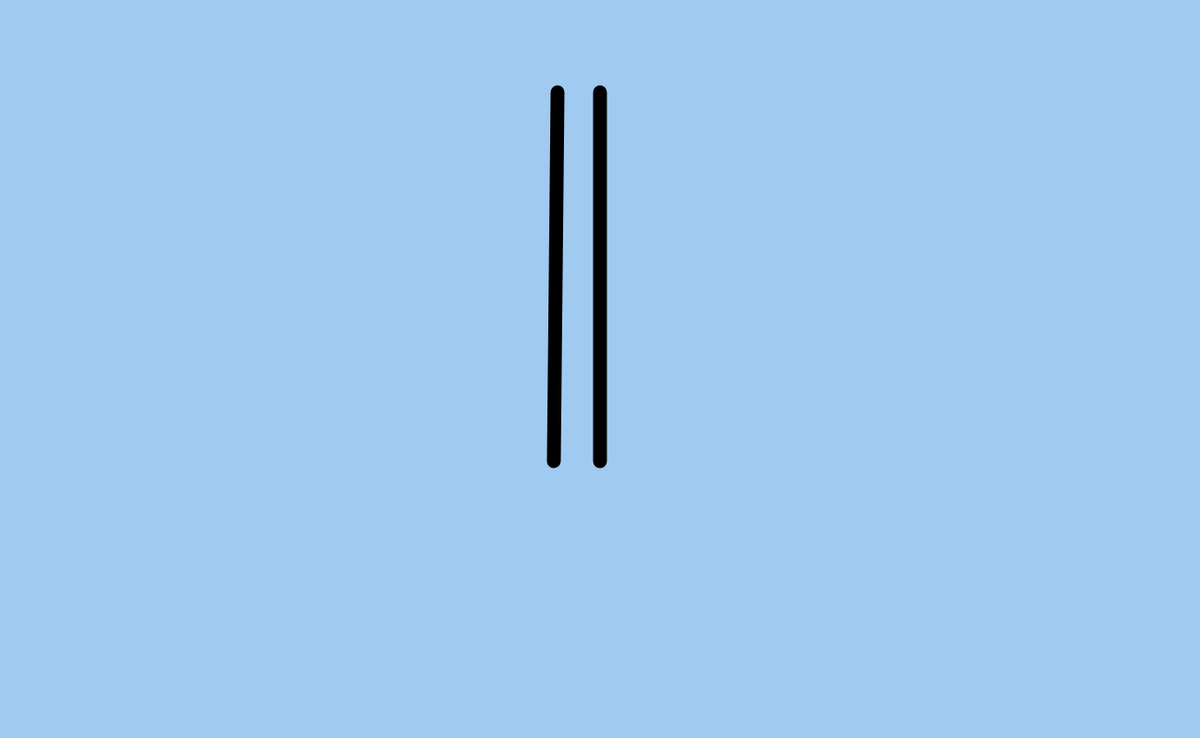
Frame 1 (no input)
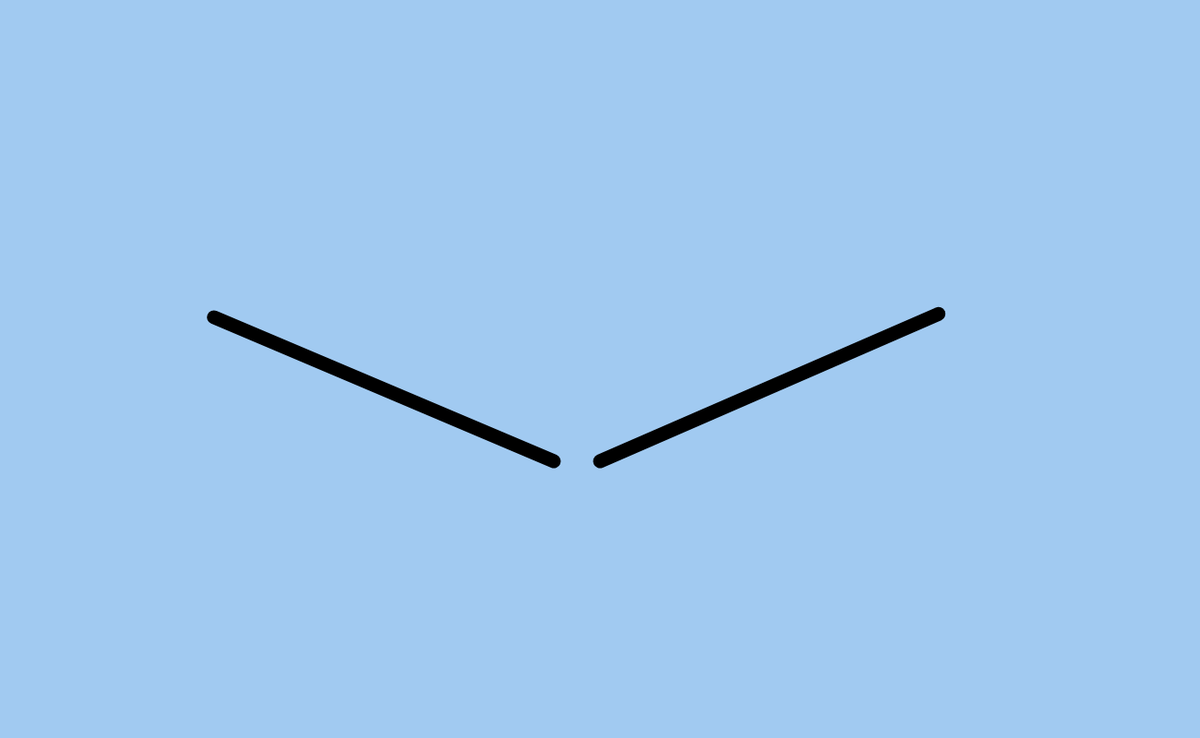
Frame 60 (no input)
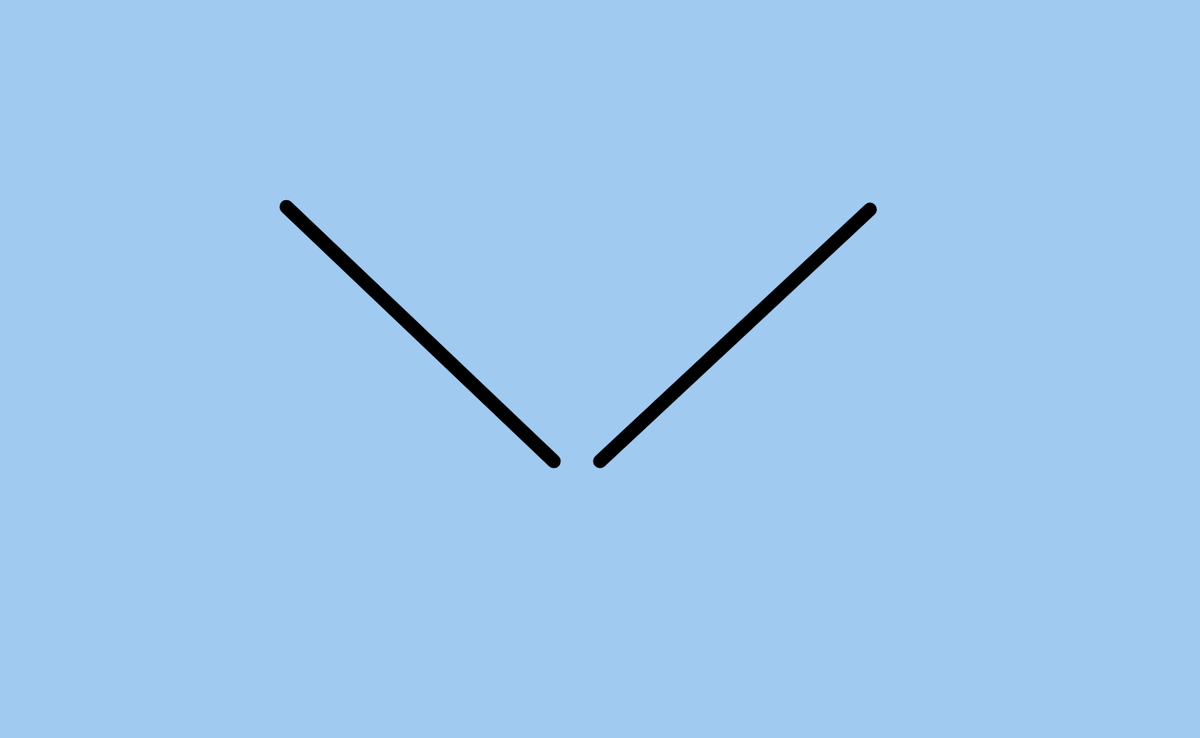
Frame 120 (the mouse pressed at the canvas centre since frame 60)

The p5.js sketch that drew these frames (run headless with seeded random() and noise() and a simulated clock; from frame 60 on, the mouse is pressed at the canvas centre):

// p5.js sketch
// ── sketch.js
var angle = 0.0;
var speed = 0.010;
var angleDirection = 1;

function setup() {
  createCanvas(1300, 800);
  stroke(0);
  strokeWeight(15);
}

function draw(){
  // essuie-glasse droit
  background(161, 202, 241);
  push();
  translate(650, 500);
  rotate(angle);
  line(0, 0, 0, -400);
  angle+= speed*-angleDirection;
  if ((angle > HALF_PI  || angle < 0)) {
    angleDirection*= -1;
  }
  pop();

  //essuie-glasse gauche
  translate(600, 500);
  rotate(-angle);
  line(0, 0, 0, -400);
  angle+= speed*-angleDirection;
  if ((angle > radians(-90) || angle > 0)) {
    angleDirection*=1;
  }
}
